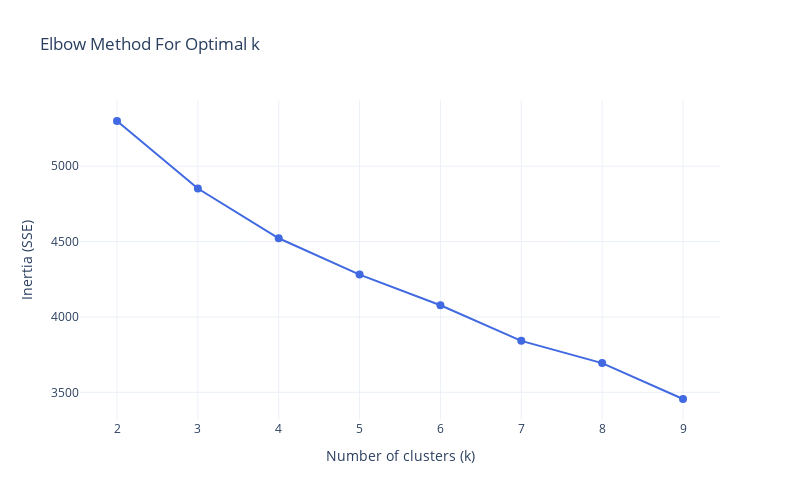

The code cell stored with this chart in its notebook:
### Code cell
# -----------------------------
# Find optimal k with Elbow Method
# -----------------------------
from sklearn.cluster import KMeans

inertia = []
k_range = range(2, 10)

for k in k_range:
    kmeans = KMeans(n_clusters=k, random_state=42)
    kmeans.fit(features_scaled)
    inertia.append(kmeans.inertia_)  # Distortion / SSE

import plotly.graph_objects as go

fig = go.Figure()

fig.add_trace(
    go.Scatter(
        x=list(k_range),
        y=inertia,
        mode='lines+markers',
        marker=dict(color='royalblue', size=8),
        line=dict(width=2),
        name='Inertia'
    )
)

fig.update_layout(
    title='Elbow Method For Optimal k',
    xaxis_title='Number of clusters (k)',
    yaxis_title='Inertia (SSE)',
    xaxis=dict(tickmode='linear'),
    template='plotly_white',
    width=800,
    height=500
)

fig.show()

### Figure 1 — Plotly figure (JSON) as saved in the notebook; plotly's stock layout.template omitted (floating-point values rounded to 4 significant figures)
{"data": [{"line": {"width": 2}, "marker": {"color": "royalblue", "size": 8}, "mode": "lines+markers", "name": "Inertia", "type": "scatter", "x": [2, 3, 4, 5, 6, 7, 8, 9], "y": [5300.0, 4852.0, 4522.0, 4281.0, 4078.0, 3842.0, 3694.0, 3456.0]}], "layout": {"height": 500, "title": {"text": "Elbow Method For Optimal k"}, "width": 800, "xaxis": {"tickmode": "linear", "title": {"text": "Number of clusters (k)"}}, "yaxis": {"title": {"text": "Inertia (SSE)"}}}}
